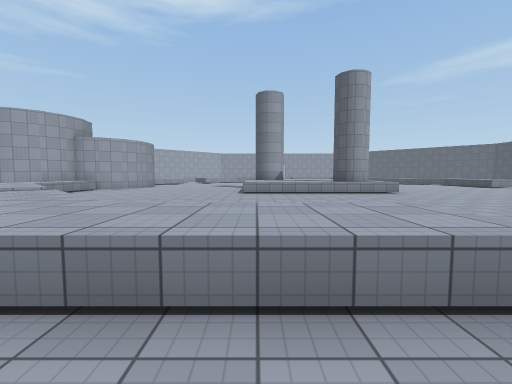
[1] (above)

20 first-person views from a walk through a scene from a Unity 3-D project. The camera is 1.5 m above the floor, tilts 4° down and sees 90° across. The floor is counted in squares, 2 m on a side. Each view is taken from the middle of a square. On the plan, view 1 faces up. The plan holds only what a view shows up to about 9 squares ahead; the rest is blank. The place goes on beyond the plan. The player is left out. Surface patterns are stand-ins for the level's own textures.

[2]
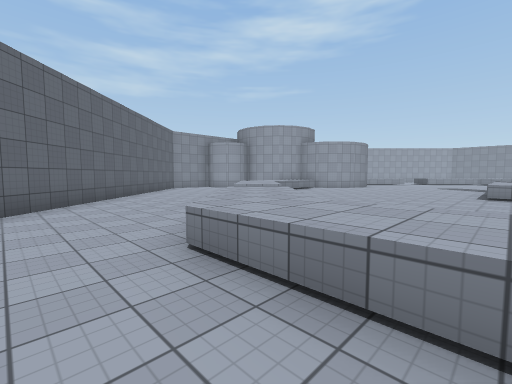

[3]
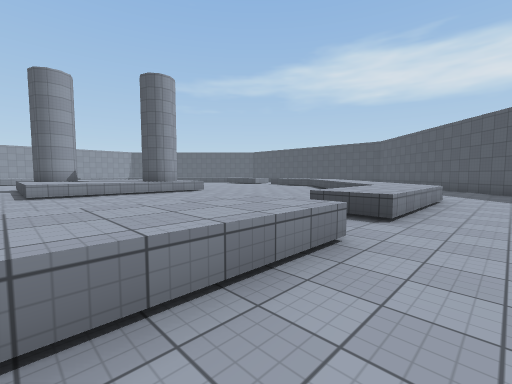

[4]
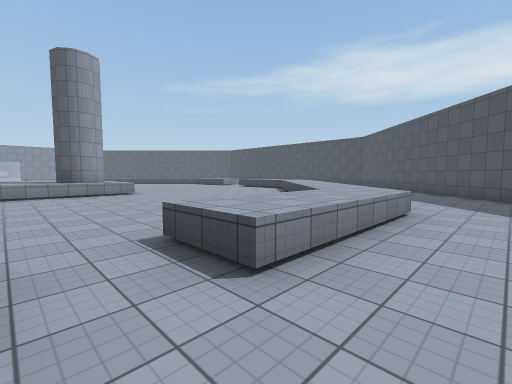

[5]
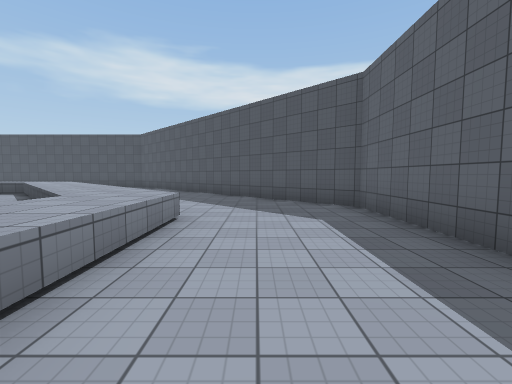

[6]
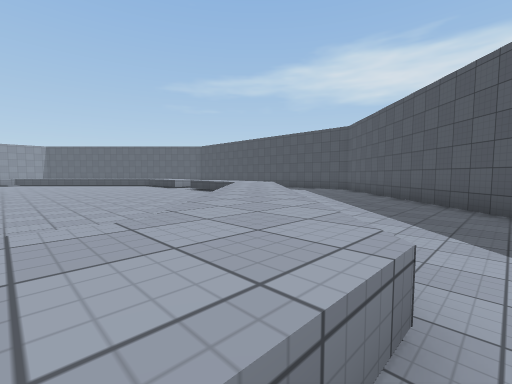

[7]
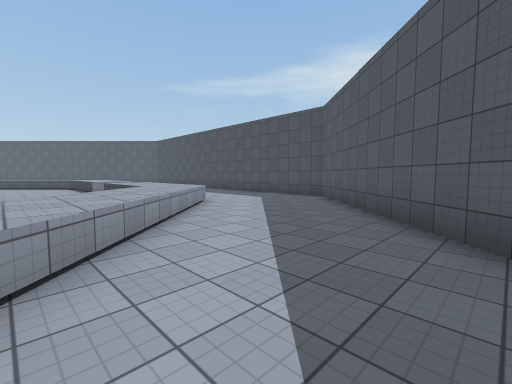

[8]
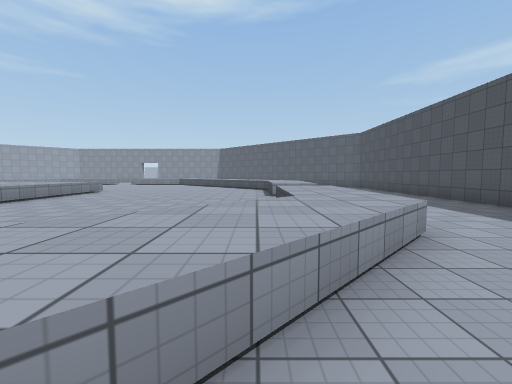

[9]
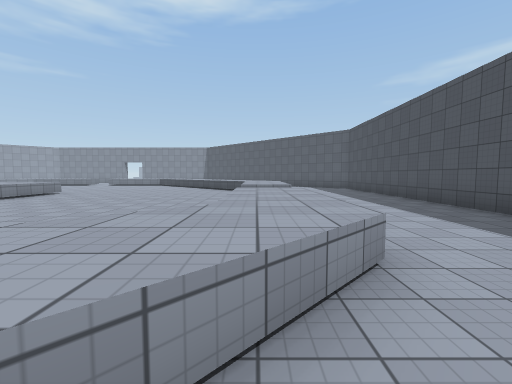

[10]
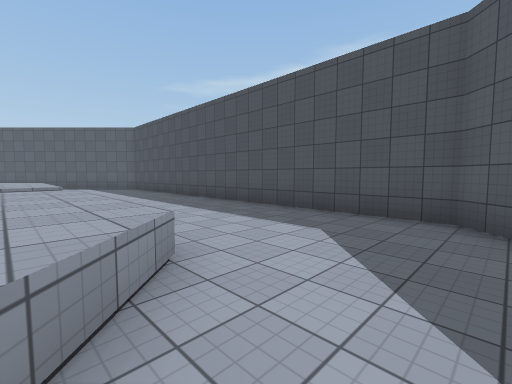

[11]
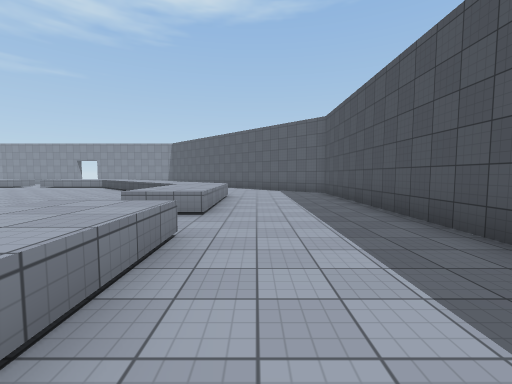

[12]
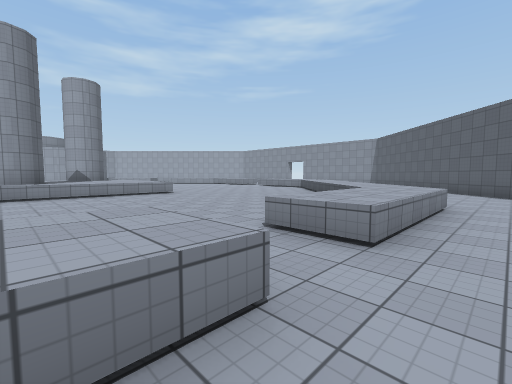

[13]
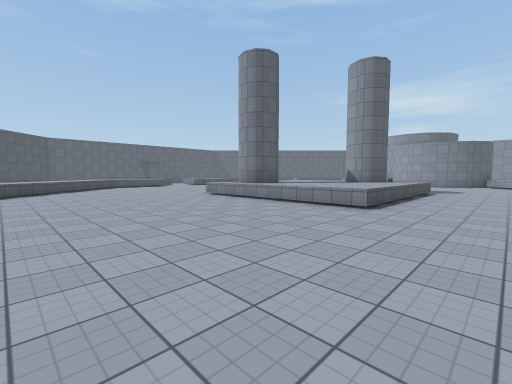

[14]
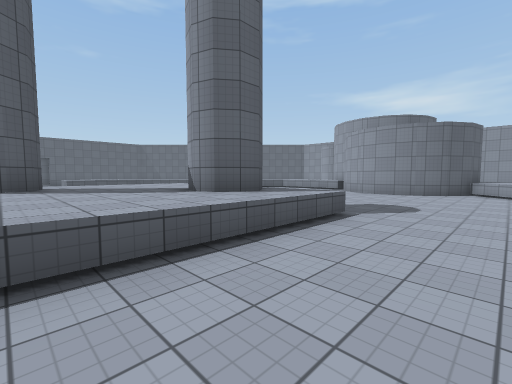

[15]
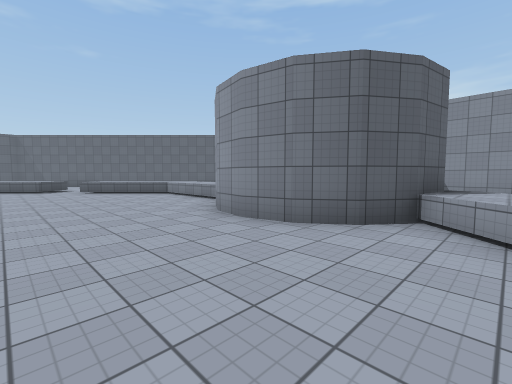

[16]
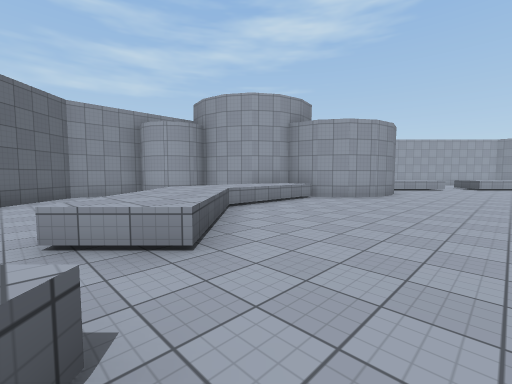

[17]
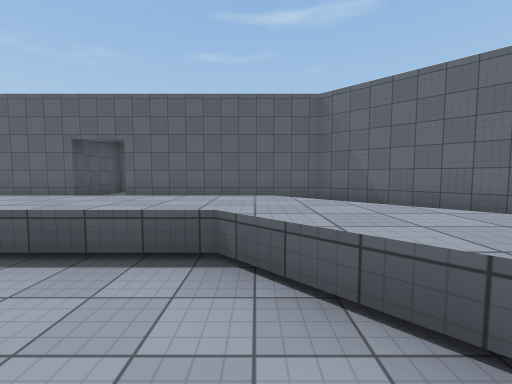

[18]
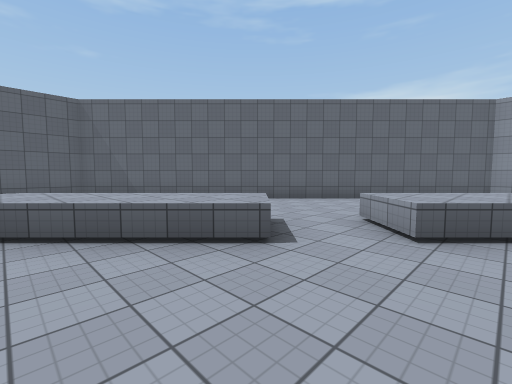

[19]
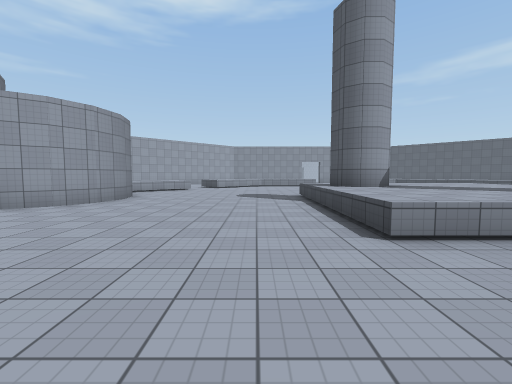

[20]
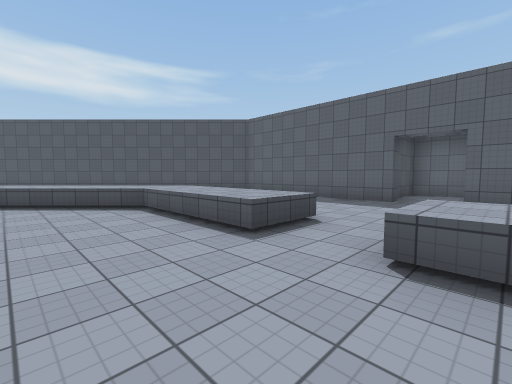

### Floor plan
Key: @ floor where view 1 was taken; # wall or solid block; . floor; ^ raised ledge.
Columns run from 13 left of view 1 to 18 right of it. Each row starts with its distance up from view 1.
 18 #   .^^..................^^....#
 17 #   ##................... ^^...#
 16      ##.................. ^^...#
 15       ##.....^^^^^^...... ^^...#
 14       ##.....#^^^^^.......^^...#
 13      ##......^^^^^^............#
 12     ##.......^^^^^^.......^^...#
 11    ##^.......^^^^^#...... ^^...#
 10     ^^.......^^^^^^...... ^^...#
  9     ^^................... ^^...#
  8 #   ^^^..................^^^...#
  7 #.   ^^^................^^^....#
  6 ##.   ^^....   ........^^^.....#
  5  ##......^..  ........^^^.....##
  4   ##....^^^.. .......^^^.....##
  3    ##....^^^........^^^.....##
  2     ##....^^^^^..^^^^^.....##
  1      ##...................##
  0       ##.....@...........##
 -1        ##       ........##
 -2         ##      .......##
 -3           ##### .#######
 -4                ..#
 -5                ..#
 -6                ###

Positions as (right, up) in squares from view 1, and headings:
1: (0, 0), facing up
2: (0, 0), facing up-left
3: (-1, 0), facing up-right
4: (2, 0), facing up-right
5: (3, 0), facing right
6: (6, 1), facing up-right
7: (10, 2), facing up-right
8: (12, 5), facing up
9: (13, 6), facing up
10: (13, 6), facing up-right
11: (15, 9), facing up
12: (15, 11), facing up-left
13: (11, 18), facing down-left
14: (4, 18), facing down-left
15: (-3, 18), facing down-left
16: (-3, 5), facing up-left
17: (-2, 5), facing down
18: (-2, 7), facing down-left
19: (-2, 7), facing up
20: (1, 5), facing down-right
